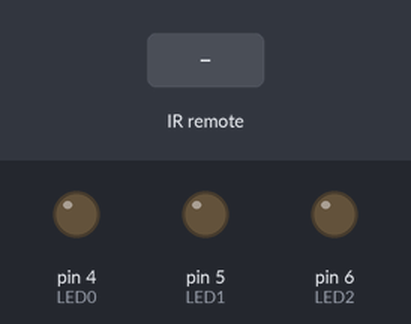
Bench run of a sketch on a simulated Arduino Uno, built with avr-gcc and run on an emulated ATmega328P. Parts: output pins drawn as LEDs (lit = HIGH). Dashed ring = blinking. The test bench sets the inputs (shaded band). What the sketch prints to the serial monitor is not drawn.

Above: at 1.2 s.
1.3 s: infrared code 0xFFA25D received
At 1.7 s:
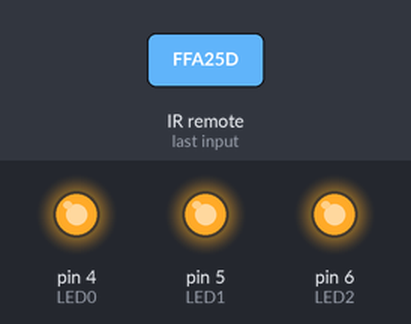
2.8 s: infrared code 0xFFE21D received
At 3.2 s:
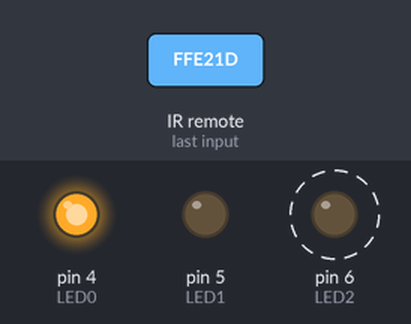
At 4.2 s:
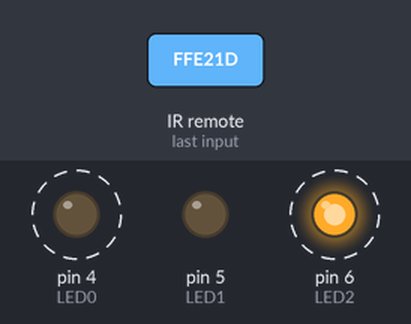
Timing chart, 0 to 11.8 s (numbered marks = the images above; inputs shaded):
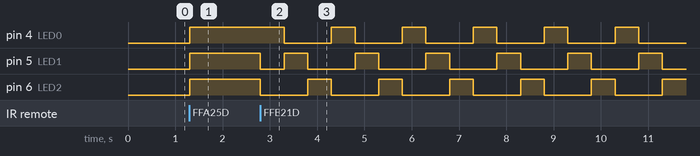

Measured:
- after the input at 1.3 s, pin 4 (LED0), pin 5 (LED1), pin 6 (LED2): LOW → HIGH at once
- after the input at 2.8 s, pin 4 (LED0): alternates HIGH for 0.50 s and LOW for 1.0 s, starting after 0.50 s; pin 5 (LED1): HIGH → LOW at once, then repeats every 1.5 s: HIGH 0.50 s, LOW 1.0 s; pin 6 (LED2): alternates HIGH for 0.50 s and LOW for 1.0 s, starting at once

The sketch:

IRLED.ino
```cpp
#include <IRremote.h>

const int RECV_PIN = 7;
IRrecv irrecv(RECV_PIN);
decode_results results;
const int LED0 = 4;
const int LED1 = 5;
const int LED2 = 6;
const int numLeds = 3;
boolean power = false;
boolean leds [numLeds];
int func = 0;
boolean runFunc = true;

void setup() {
  irrecv.enableIRIn();
  irrecv.blink13(true);
  pinMode(LED0, OUTPUT);
  pinMode(LED1, OUTPUT);
  pinMode(LED2, OUTPUT);
  Serial.begin(9600);
}

void loop()
{
  if (irrecv.decode(&results))
  {
    checkIR();
    updateLeds();
    irrecv.resume();
  }
}

void updateLeds()
{
  for (int i = 0; i < numLeds; i++)
  {
    if (leds[i])
    {
      digitalWrite(i + 4, HIGH);
    }
    else
    {
      digitalWrite(i + 4, LOW);
    }
  }
}

void checkIR()
{
  switch (results.value)
  {
    case 0xFFA25D: //power button
      if (!power)
      {
        for (int i = 0; i < numLeds; i++)
        {
          leds[i] = true;
        }
        power = true;
      }
      else
      {
        for (int i = 0; i < numLeds; i++)
        {
          leds[i] = false;
        }
        power = false;
      }
      break;
    case 0xFF6897: //0 button
      if (power && func == 0)
      {
        leds[0] = !leds[0];
      }
      break;
    case 0xFF30CF: //1 button
      if (power && func == 0)
      {
        leds[1] = !leds[1];
      }
      break;
    case 0xFF18E7: //2 button
      if (power && func == 0)
      {
        leds[2] = !leds[2];
      }
      break;
    case 0xFFE21D: //func button
      if (power && func == 0)
      {
        func++;
      }
      if (func != 0)
      {
        if (func == 1)
        {
          dots();
        }
      }
      break;
  }
}

void allOff()
{
  for (int i = 0; i < numLeds; i++)
  {
    leds[i] = false;
  }
  updateLeds();
}

void dots()
{
  boolean go = true;
  while (go)
  {
    for (int i = 0; i < 3; i++)
    {
      allOff();
      leds[i] = true;
      updateLeds();
      switch (results.value)
      {
        case 0xFFE21D:
          Serial.print("x");
          break;
      }
      delay(500);
    }
  }
}
```
